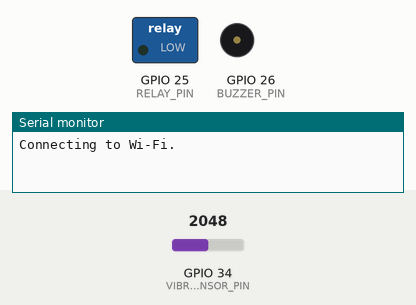
Bench run of a sketch on a simulated ESP32. Parts: switched loads named in the sketch (green lamp = pin HIGH), buzzer (waves = sounding, pin HIGH), the last lines printed to the serial monitor. The test bench sets the inputs (shaded band); at power-on: GPIO 34 (VIBRATION_SENSOR_PIN) = 2048. WiFi joins after 1.5 s; servers stay silent unless stated; the Firebase database answers and starts empty.

Above: at 0.1 s.
At 3.3 s:
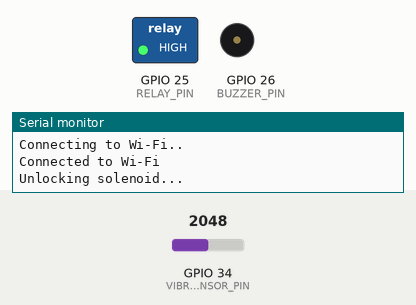
3.4 s: GPIO 34 (VIBRATION_SENSOR_PIN) set to 3931
4.9 s: GPIO 34 (VIBRATION_SENSOR_PIN) set to 4026
At 6.0 s:
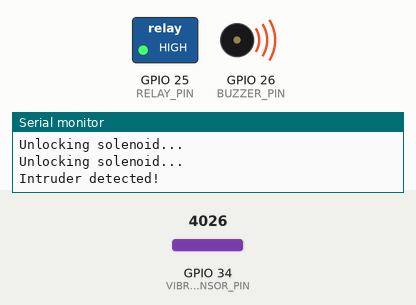
Timing chart, 0 to 12.7 s (numbered marks = the images above; inputs shaded):
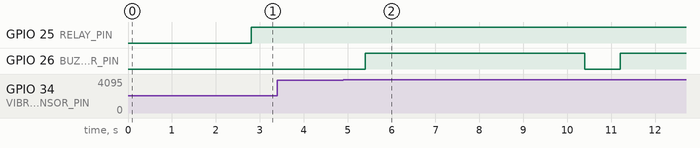

The sketch:

JadeLockFinal.ino
```cpp
#include <WiFi.h>
#include <FirebaseESP32.h>
#define WIFI_SSID "JADELOCK"          //WIFI NAME CHANGE
#define WIFI_PASSWORD "Asdfghjkl54321"      //WIFI PASSWORD CHANGE

#define FIREBASE_HOST "https://projectdoor-9a3f5-default-rtdb.asia-southeast1.firebasedatabase.app/"
#define FIREBASE_AUTH "FRUdwuJPtG55ZPtpkhZBtk6AoBtydNaqLoe0lw6b"
#define VIBRATION_SENSOR_PIN 34
#define BUZZER_PIN 26
#define VIBRATION_THRESHOLD 4000
#define RELAY_PIN 25

FirebaseData firebaseData;
FirebaseAuth auth;
FirebaseConfig config;

void setup() {
    Serial.begin(115200);

    WiFi.begin(WIFI_SSID, WIFI_PASSWORD);
    Serial.print("Connecting to Wi-Fi");
    while (WiFi.status() != WL_CONNECTED) {
        Serial.print(".");
        delay(1000);
    }
    Serial.println("\nConnected to Wi-Fi");
    config.host = FIREBASE_HOST;
    config.signer.tokens.legacy_token = FIREBASE_AUTH;
    Firebase.begin(&config, &auth);
    Firebase.reconnectWiFi(true);
    Firebase.setString(firebaseData, "/alert", "No update");
    pinMode(BUZZER_PIN, OUTPUT);
    digitalWrite(BUZZER_PIN, LOW);
    pinMode(RELAY_PIN, OUTPUT);
    digitalWrite(RELAY_PIN, LOW);
}

void loop() {
    intrudersensor();
}

void intrudersensor() {
    int sensorValue = analogRead(VIBRATION_SENSOR_PIN);
    if (sensorValue > VIBRATION_THRESHOLD) {
        Serial.println("Intruder detected!");
        digitalWrite(BUZZER_PIN, HIGH);
        delay(5000);
        digitalWrite(BUZZER_PIN, LOW);
        Firebase.setString(firebaseData, "/alert", "Intruder Detected");
    }
    delay(500);
    lock();
}

void lock() {
    if (Firebase.getInt(firebaseData, "/door")) {
        int doorStatus = firebaseData.intData();
        if (doorStatus == 1) {
            Serial.println("Locking solenoid...");
            digitalWrite(RELAY_PIN, LOW);
        } else if (doorStatus == 0) {
            Serial.println("Unlocking solenoid...");
            digitalWrite(RELAY_PIN, HIGH);
        }
    } else {
        Serial.print("Failed to get door status: ");
        Serial.println(firebaseData.errorReason());
    }
}
```

Measured:
- the behaviour switches between 4000 and 4001 on GPIO 34 (VIBRATION_SENSOR_PIN) (found by bisection; images 1 and 2)
- after the input at 4.9 s, GPIO 26 (BUZZER_PIN): LOW → HIGH after 0.50 s, → LOW 5.0 s later, → HIGH 0.80 s later
